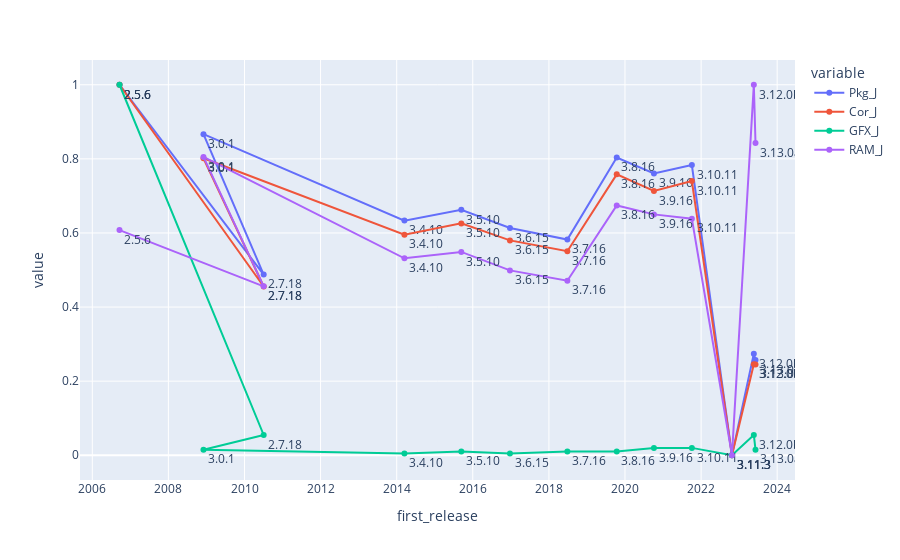

Notebook cell for this chart:
### Markdown cell above
### Energy Consumption through releases (based on Python version)

### Code cell
fig = px.line(df, x="first_release", y=["Pkg_J","Cor_J","GFX_J","RAM_J"], text="python_version")
fig.update_traces(textposition="bottom right")
fig.show()

### Figure 1 — Plotly figure (JSON) as saved in the notebook; plotly's stock layout.template omitted (floating-point values rounded to 4 significant figures)
{"data": [{"hovertemplate": "variable=Pkg_J<br>first_release=%{x}<br>value=%{y}<br>python_version=%{text}<extra></extra>", "legendgroup": "Pkg_J", "line": {"color": "#636efa", "dash": "solid"}, "marker": {"symbol": "circle"}, "mode": "lines+markers+text", "name": "Pkg_J", "orientation": "v", "showlegend": true, "text": ["2.5.6", "2.7.18", "3.0.1", "3.4.10", "3.5.10", "3.6.15", "3.7.16", "3.8.16", "3.9.16", "3.10.11", "3.11.3", "3.12.0b1", "3.13.0a0"], "textposition": "bottom right", "type": "scatter", "x": ["2006-09-19T00:00:00", "2010-07-04T00:00:00", "2008-12-03T00:00:00", "2014-03-16T00:00:00", "2015-09-13T00:00:00", "2016-12-23T00:00:00", "2018-06-27T00:00:00", "2019-10-14T00:00:00", "2020-10-05T00:00:00", "2021-10-04T00:00:00", "2022-10-24T00:00:00", "2023-05-22T00:00:00", "2023-06-07T00:00:00"], "xaxis": "x", "y": [1.0, 0.4875, 0.8667, 0.6333, 0.6624, 0.6132, 0.5822, 0.8034, 0.7605, 0.7832, 0, 0.2739, 0.2572], "yaxis": "y"}, {"hovertemplate": "variable=Cor_J<br>first_release=%{x}<br>value=%{y}<br>python_version=%{text}<extra></extra>", "legendgroup": "Cor_J", "line": {"color": "#EF553B", "dash": "solid"}, "marker": {"symbol": "circle"}, "mode": "lines+markers+text", "name": "Cor_J", "orientation": "v", "showlegend": true, "text": ["2.5.6", "2.7.18", "3.0.1", "3.4.10", "3.5.10", "3.6.15", "3.7.16", "3.8.16", "3.9.16", "3.10.11", "3.11.3", "3.12.0b1", "3.13.0a0"], "textposition": "bottom right", "type": "scatter", "x": ["2006-09-19T00:00:00", "2010-07-04T00:00:00", "2008-12-03T00:00:00", "2014-03-16T00:00:00", "2015-09-13T00:00:00", "2016-12-23T00:00:00", "2018-06-27T00:00:00", "2019-10-14T00:00:00", "2020-10-05T00:00:00", "2021-10-04T00:00:00", "2022-10-24T00:00:00", "2023-05-22T00:00:00", "2023-06-07T00:00:00"], "xaxis": "x", "y": [1.0, 0.4554, 0.8015, 0.5953, 0.6258, 0.5799, 0.5507, 0.7581, 0.7135, 0.7399, 0, 0.2453, 0.245], "yaxis": "y"}, {"hovertemplate": "variable=GFX_J<br>first_release=%{x}<br>value=%{y}<br>python_version=%{text}<extra></extra>", "legendgroup": "GFX_J", "line": {"color": "#00cc96", "dash": "solid"}, "marker": {"symbol": "circle"}, "mode": "lines+markers+text", "name": "GFX_J", "orientation": "v", "showlegend": true, "text": ["2.5.6", "2.7.18", "3.0.1", "3.4.10", "3.5.10", "3.6.15", "3.7.16", "3.8.16", "3.9.16", "3.10.11", "3.11.3", "3.12.0b1", "3.13.0a0"], "textposition": "bottom right", "type": "scatter", "x": ["2006-09-19T00:00:00", "2010-07-04T00:00:00", "2008-12-03T00:00:00", "2014-03-16T00:00:00", "2015-09-13T00:00:00", "2016-12-23T00:00:00", "2018-06-27T00:00:00", "2019-10-14T00:00:00", "2020-10-05T00:00:00", "2021-10-04T00:00:00", "2022-10-24T00:00:00", "2023-05-22T00:00:00", "2023-06-07T00:00:00"], "xaxis": "x", "y": [1, 0.05473, 0.01493, 0.004975, 0.00995, 0.004975, 0.00995, 0.00995, 0.0199, 0.0199, 0, 0.05473, 0.01493], "yaxis": "y"}, {"hovertemplate": "variable=RAM_J<br>first_release=%{x}<br>value=%{y}<br>python_version=%{text}<extra></extra>", "legendgroup": "RAM_J", "line": {"color": "#ab63fa", "dash": "solid"}, "marker": {"symbol": "circle"}, "mode": "lines+markers+text", "name": "RAM_J", "orientation": "v", "showlegend": true, "text": ["2.5.6", "2.7.18", "3.0.1", "3.4.10", "3.5.10", "3.6.15", "3.7.16", "3.8.16", "3.9.16", "3.10.11", "3.11.3", "3.12.0b1", "3.13.0a0"], "textposition": "bottom right", "type": "scatter", "x": ["2006-09-19T00:00:00", "2010-07-04T00:00:00", "2008-12-03T00:00:00", "2014-03-16T00:00:00", "2015-09-13T00:00:00", "2016-12-23T00:00:00", "2018-06-27T00:00:00", "2019-10-14T00:00:00", "2020-10-05T00:00:00", "2021-10-04T00:00:00", "2022-10-24T00:00:00", "2023-05-22T00:00:00", "2023-06-07T00:00:00"], "xaxis": "x", "y": [0.6078, 0.456, 0.8051, 0.5315, 0.5489, 0.4989, 0.4711, 0.6742, 0.6501, 0.6386, 0, 1.0, 0.8431], "yaxis": "y"}], "layout": {"legend": {"title": {"text": "variable"}, "tracegroupgap": 0}, "margin": {"t": 60}, "xaxis": {"anchor": "y", "domain": [0, 1], "title": {"text": "first_release"}}, "yaxis": {"anchor": "x", "domain": [0, 1], "title": {"text": "value"}}}}
